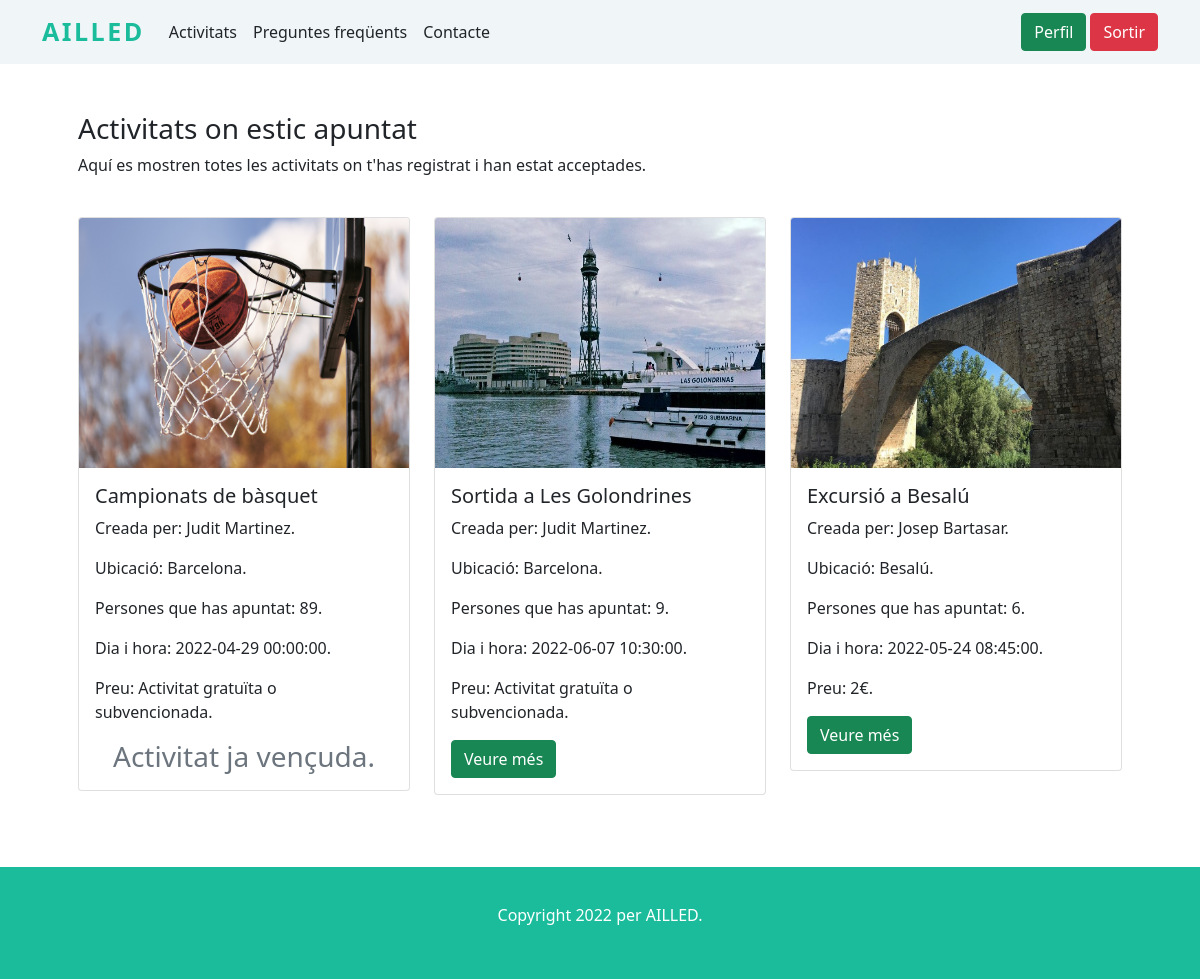
The page /Projecte3/registrat_activitats.php (signed in) on the database its author committed.
### tables this page shows
CREATE TABLE `activitat` (
  `id` int(11) NOT NULL,
  `id_usuari` int(11) NOT NULL,
  `nom` varchar(50) NOT NULL,
  `ubicacio` varchar(50) NOT NULL,
  `descripcio` text NOT NULL,
  `duracio` int(11) NOT NULL,
  `numero_participants` int(11) NOT NULL,
  `participants_disponibles` int(11) NOT NULL,
  `discapacitat_dirigida` varchar(50) NOT NULL,
  `dia_hora` datetime NOT NULL,
  `preu` int(11) NOT NULL,
  `imatge` varchar(100) NOT NULL,
  `esta_acceptada` int(11) NOT NULL
);

CREATE TABLE `usuari` (
  `id` int(11) NOT NULL,
  `nom` varchar(50) NOT NULL,
  `username` varchar(50) NOT NULL,
  `correu` varchar(50) NOT NULL,
  `contrasenya` text NOT NULL,
  `localitat` varchar(50) NOT NULL,
  `es_admin` int(11) NOT NULL
);

CREATE TABLE `participants_apuntats` (
  `id` int(11) NOT NULL,
  `id_activitat` int(11) NOT NULL,
  `id_usuari` int(11) NOT NULL,
  `numero_participants` int(11) NOT NULL
);

### Projecte3/registrat_activitats.php (the view, shortened to what this page needs)
<?php
    include "servidor/connexio.php";
?>
<!doctype html>
<html lang="es">
<head>
    <?php
        include "codi_repetit/head.php";
    ?>
</head>
<body>
    <nav class="navbar navbar-expand-lg navbar-light">
        <?php
            include "codi_repetit/navbar.php";
        ?>
    </nav>
    <?php
        if(isset($_SESSION["id_usuari_sessio"])) {
            ?>
                <main>
                    <div class="container p-5">
                        <h3>Activitats on estic apuntat</h3>
                        <p>Aquí es mostren totes les activitats on t'has registrat i han estat acceptades.</p> <br>
                        <div class="row">
                            <?php
                                $sql_participants_apuntats = "SELECT * FROM participants_apuntats WHERE id_usuari = " . $_SESSION['id_usuari_sessio'];
                                $result_participants_apuntats = $connexio->query($sql_participants_apuntats);
                                if ($result_participants_apuntats->num_rows > 0) {
                                    while ($row_participants_apuntats = $result_participants_apuntats->fetch_assoc()) {
                                        $id_activitats = $row_participants_apuntats["id_activitat"];
                                        $sql = "SELECT * FROM activitat WHERE id = '$id_activitats' AND esta_acceptada = 1 ORDER BY dia_hora ASC";
                                        $result = $connexio->query($sql);
                                        if ($result->num_rows > 0) {
                                            while($row = $result->fetch_assoc()) {
                                                ?>
                                                <div class="col-lg-4 mb-4">
                                                    <div class="card">
                                                        <?php
                                                            echo "<img src='imatges/activitats/". $row["imatge"] ."' alt='". $row["id"] ."' class='card-img-top' height='250'>";
                                                        ?>
                                                        <div class="card-body">
                                                            <h5 class="card-title">
                                                                <?php
                                                                    echo $row["nom"];
                                                                ?>
                                                            </h5>
                                                            <p class="card-text">
                                                                Creada per:
                                                                <?php
                                                                    $sql_usuari = "SELECT nom FROM usuari WHERE id=" . $row["id_usuari"];
                                                                    $resultat_usuari = $connexio->query($sql_usuari);
                                                                    if ($resultat_usuari->num_rows > 0) {
                                                                        while($row_usuari = $resultat_usuari->fetch_assoc()) {
                                                                            echo $row_usuari["nom"] . ".";
                                                                        }
                                                                    } else {
                                                                        echo "Usuari desconegut.";
                                                                    }
                                                                ?>
                                                            </p>
                                                            <p class="card-text">
                                                                Ubicació:
                                                                <?php
                                                                    echo $row["ubicacio"] . ".";
                                                                ?>
                                                            </p>
                                                            <p class="card-text">
                                                                Persones que has apuntat:
                                                                <?php
                                                                    echo $row_participants_apuntats["numero_participants"] . ".";
                                                                ?>
                                                            </p>
                                                            <p class="card-text">
                                                                Dia i hora:
                                                                <?php
                                                                    echo $row["dia_hora"] . ".";
                                                                ?>
                                                            </p>
                                                            <p class="card-text">
                                                                Preu:
                                                                <?php
                                                                    if($row["preu"] == 0) {
                                                                        echo "Activitat gratuïta o subvencionada.";
                                                                    } else {
                                                                        echo $row["preu"] . "€.";
                                                                    }
                                                                ?>
                                                            </p>
                                                            <?php
                                                                $data_ara = date("Y-m-d H:i:s");
                                                                if ($row["dia_hora"] >= $data_ara) {
                                                                    ?>
                                                                        <div class="veuremes">
                                                                            <a href="detalls_activitat.php?id=<?php echo $row["id"]?>" class="btn btn-success">Veure més</a>
                                                                        </div>
                                                                    <?php
                                                                } else {
                                                                    ?>
                                                                        <h3 class="card-text text-muted text-center">
                                                                            Activitat ja vençuda.
                                                                        </h3>
                                                                    <?php
                                                                }
                                                            ?>
                                                        </div>
                                                    </div>
                                                </div>
                                                <?php
                                            }
                                        }
                                    }
                                } else {
                                    ?>
                                        <div class="alert alert-danger" role="alert">
                                            No t'has registrat a cap activitat.
                                        </div>
                                    <?php
                                }
                            ?>
                        </div>
                    </div>
                </main>
            <?php
        } else {
            header("LOCATION: index.php");
        }
    ?>
    <footer>
        <?php
            include "codi_repetit/footer.php";
        ?>
    </footer>
</body>
</html>

### Projecte3/css/estils.css (style rules this page uses)
nav { background-color: #F0F5F8; }
footer { background-color: #1ABC9C; }

### rows shown on the page
participants_apuntats: numero_participants "89"
activitat: imatge (picture), nom "Campionats de bàsquet", ubicacio "Barcelona", dia_hora "2022-04-29 00:00:00", preu "Activitat gratuïta o subvencionada.", shows "Activitat ja vençuda."
usuari: nom "Judit Martinez"
participants_apuntats: numero_participants "9"
activitat: imatge (picture), nom "Sortida a Les Golondrines", ubicacio "Barcelona", dia_hora "2022-06-07 10:30:00", preu "Activitat gratuïta o subvencionada."
participants_apuntats: numero_participants "6"
activitat: imatge (picture), nom "Excursió a Besalú", ubicacio "Besalú", dia_hora "2022-05-24 08:45:00", preu "2"
usuari: nom "Josep Bartasar"
